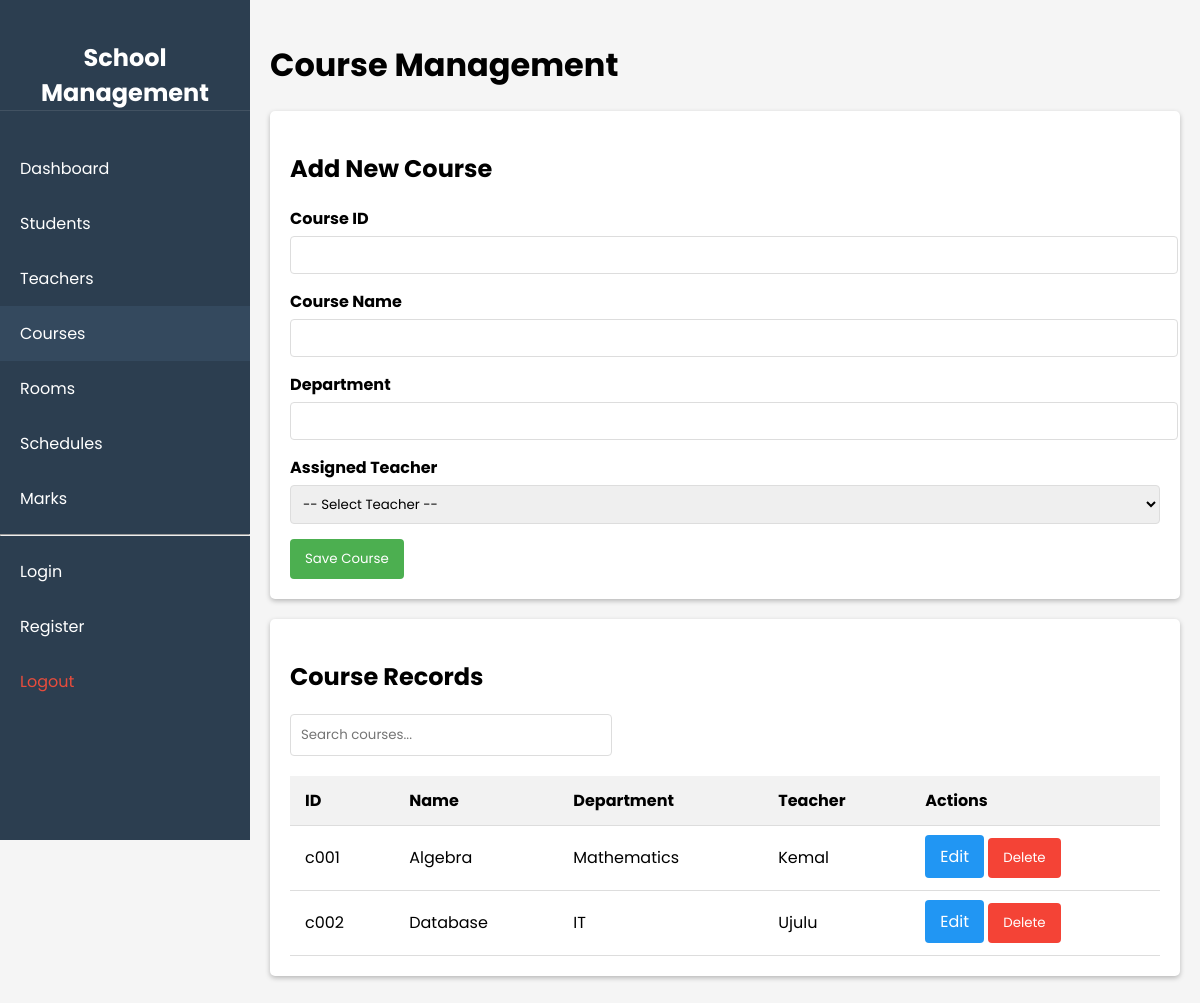
The app's page /courses.php (signed in) with its own data.
### tables this page shows
CREATE TABLE courses (
    c_id VARCHAR(10) PRIMARY KEY,
    c_name VARCHAR(50) NOT NULL,
    department VARCHAR(30),
    teacher_id VARCHAR(10),
    FOREIGN KEY (teacher_id) REFERENCES teachers(t_id) ON DELETE SET NULL ON UPDATE CASCADE
);

CREATE TABLE teachers (
    t_id VARCHAR(10) PRIMARY KEY,
    t_name VARCHAR(50) NOT NULL,
    email VARCHAR(100) UNIQUE,
    major VARCHAR(30),
    phone VARCHAR(20) DEFAULT NULL
);

### courses.php (the view, shortened to what this page needs)
<?php
require_once "dbcon.php";
$course = ['c_id' => '', 'c_name' => '', 'department' => '', 'teacher_id' => ''];
$courses = [];
$result = $db->query("
    SELECT c.*, t.t_name as teacher_name
    FROM courses c
    LEFT JOIN teachers t ON c.teacher_id = t.t_id
    ORDER BY c.c_name
");
if ($result) {
    $courses = $result->fetch_all(MYSQLI_ASSOC);
}
?>
<!DOCTYPE html>
<html lang="en">
<head>
    <link rel="stylesheet" href="css/students.css">
</head>
<body>
    <div class="container">
        <?php require_once 'sidebar.php'; ?>
        <div class="main-content">
            <h1>Course Management</h1>
            <div class="card">
                <h2><?php echo empty($_GET['edit']) ? 'Add New Course' : 'Edit Course'; ?></h2>
                <form method="POST">
                    <div class="form-group">
                        <label for="c_id">Course ID</label>
                        <input type="text" id="c_id" name="c_id"
                               value="<?php echo htmlspecialchars($course['c_id']); ?>" required>
                    </div>
                    <div class="form-group">
                        <label for="c_name">Course Name</label>
                        <input type="text" id="c_name" name="c_name"
                               value="<?php echo htmlspecialchars($course['c_name']); ?>" required>
                    </div>
                    <div class="form-group">
                        <label for="department">Department</label>
                        <input type="text" id="department" name="department"
                               value="<?php echo htmlspecialchars($course['department']); ?>">
                    </div>
                    <div class="form-group">
                        <label for="teacher_id">Assigned Teacher</label>
                        <select id="teacher_id" name="teacher_id">
                            <option value="">-- Select Teacher --</option>
                        </select>
                    </div>
                    <button type="submit" name="save_course">Save Course</button>
                </form>
            </div>
            <div class="card">
                <h2>Course Records</h2>
                <div class="search-box">
                    <input type="text" id="searchInput" placeholder="Search courses...">
                </div>
                <table id="courseTable">
                    <thead>
                        <tr>
                            <th>ID</th>
                            <th>Name</th>
                            <th>Department</th>
                            <th>Teacher</th>
                            <th>Actions</th>
                        </tr>
                    </thead>
                    <tbody>
                        <?php foreach ($courses as $c): ?>
                            <tr>
                                <td><?php echo htmlspecialchars($c['c_id']); ?></td>
                                <td><?php echo htmlspecialchars($c['c_name']); ?></td>
                                <td><?php echo htmlspecialchars($c['department']); ?></td>
                                <td><?php echo htmlspecialchars($c['teacher_name'] ?? 'Unassigned'); ?></td>
                                <td>
                                    <a href="courses.php?edit=<?php echo urlencode($c['c_id']); ?>"
                                       class="btn btn-edit">Edit</a>
                                    <form method="POST" style="display:inline;">
                                        <button type="submit" name="delete_course" class="btn btn-danger"
                                                onclick="return confirm('Delete this course?')">Delete</button>
                                    </form>
                                </td>
                            </tr>
                        <?php endforeach; ?>
                    </tbody>
                </table>
            </div>
        </div>
    </div>
</body>
</html>

### css/students.css (style rules this page uses)
* { font-family: 'Poppins', Arial, sans-serif; }
body { margin: 0; padding: 0; background-color: #f5f5f5; }
.container { min-height: 100vh; }
.main-content { margin-left: 250px; padding: 20px; }
.card { background: white; border-radius: 5px; box-shadow: 0 2px 5px rgba(0,0,0,0.25); padding: 20px; margin-bottom: 20px; }
table { width: 100%; border-collapse: collapse; }
th, td { padding: 12px 15px; text-align: left; border-bottom: 1px solid #ddd; }
th { background-color: #f2f2f2; }
.form-group { margin-bottom: 15px; }
label { display: block; margin-bottom: 5px; font-weight: bold; }
input, select { width: 100%; padding: 8px; border: 1px solid #ddd; border-radius: 4px; }
button { background-color: #4CAF50; color: white; padding: 10px 15px; border: none; border-radius: 4px; cursor: pointer; text-decoration: none; }
.btn { color: white; padding: 10px 15px; border: none; border-radius: 4px; cursor: pointer; text-decoration: none; }
.btn-danger { background-color: #f44336; }
.btn-edit { background-color: #2196F3; }
.search-box { margin-bottom: 20px; }
.search-box input { width: 300px; padding: 10px; }

### records on screen
courses: c_id "c001", c_name "Algebra", department "Mathematics", teacher.t_name "Kemal"
courses: c_id "c002", c_name "Database", department "IT", teacher.t_name "Ujulu"
